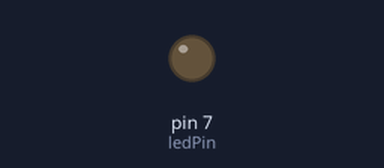
Bench run of a sketch on a simulated Arduino Uno, built with avr-gcc and run on an emulated ATmega328P. Parts: output pins drawn as LEDs (lit = HIGH). Dashed ring = blinking. At 3.4 s the program stops and its outputs stay as they are.

Above: at 0.6 s.
At 2.5 s:
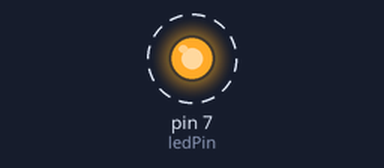
Timing chart, 0 to 3.0 s (numbered marks = the images above):
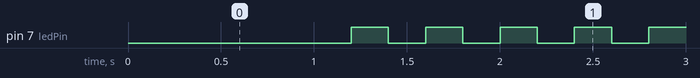

The sketch:

05_practice_2.ino.ino
```cpp
int ledPin = 7;  // LED가 연결된 핀 번호

void setup() {
  pinMode(ledPin, OUTPUT);  // 7번 핀을 출력 모드로 설정
}

void loop() {
  // 처음 1초 동안 LED를 켜기
  digitalWrite(ledPin, LOW);
  delay(1000);  // 1초 대기


  for (int i = 0; i < 6; i++) {
    digitalWrite(ledPin, LOW);  // LED 끄기
    delay(200);  // 0.2초 대기
    digitalWrite(ledPin, HIGH);  // LED 켜기
    delay(200);  // 0.2초 대기
  }

  digitalWrite(ledPin, HIGH);  // LED 끄기

  while(1) {
  }
}
```

Measured:
- by itself, pin 7 (ledPin): alternates HIGH for 0.20 s and LOW for 0.20 s, 11 changes in all, then stays HIGH
